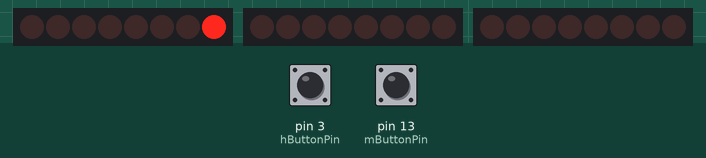
Bench run of a sketch on a simulated Arduino Uno, built with avr-gcc and run on an emulated ATmega328P. Shown: 3 × 8 shift-register outputs drawn as a row of LEDs (first output left, lit = HIGH). Wiring (inferred from the names in the program): 3 × shift register (74HC595): data pin 4, shift clock pin 6, latch pin 11 / data pin 7, shift clock pin 9, latch pin 8 / data pin 10, shift clock pin 12, latch pin 5. Wiring (inferred from the signals the program sends): 3 × row of LEDs: on Q0, Q1, Q2, Q3, Q4, Q5, Q6, Q7 / on Q0, Q1, Q2, Q3, Q4, Q5, Q6, Q7 / on Q0, Q1, Q2, Q3, Q4, Q5, Q6, Q7. Inputs (shaded band) come from the test bench; at power-on: pin 13 (mButtonPin) LOW, pin 3 (hButtonPin) LOW.

Above: at 1.6 s.
1.7 s: pin 13 (mButtonPin) pulled HIGH for 0.15 s
At 2.6 s:
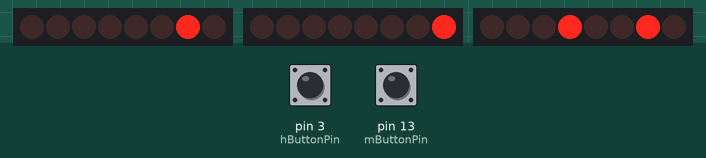
4.8 s: pin 3 (hButtonPin) pulled HIGH for 0.15 s
At 5.8 s:
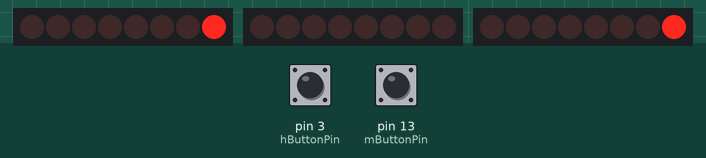
7.9 s: pin 13 (mButtonPin) pulled HIGH for 1 s
At 8.4 s:
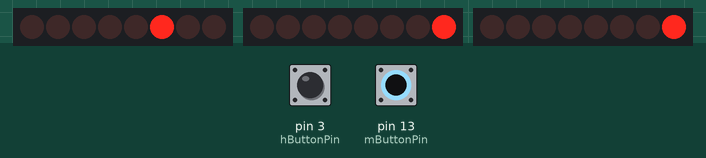
11.9 s: pin 3 (hButtonPin) pulled HIGH for 1 s
At 12.6 s:
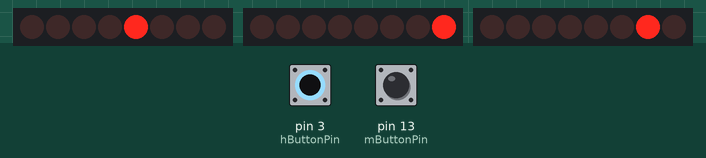
15.9 s: pin 13 (mButtonPin) pulled HIGH for 0.15 s
At 16.8 s:
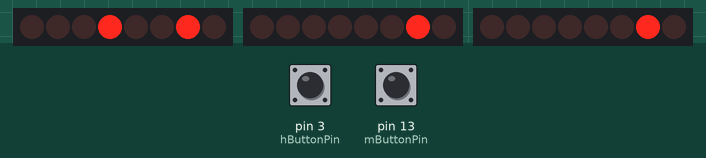
19.0 s: pin 3 (hButtonPin) pulled HIGH for 0.15 s
At 19.8 s:
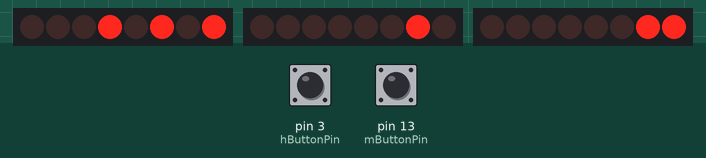
Timing chart, 0 to 26.5 s (numbered marks = the images above; inputs shaded):
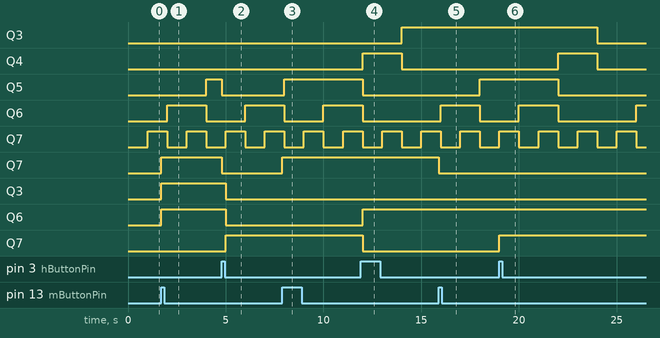

The sketch:

Clock_Sketch.ino
```cpp
/*
    Author: Alejandro Palacios (pamanes@gmail.com)
    Creation Date: Jan. 10, 2015
    Purpose:

    This is a clock program that pushes the time
    to Shift Registers in order to light up Nixie Tubes.

	H   H : M   M : S   S  (Nixies)
	|   |   |   |   |   |   (Rusian Driver has 10 output pins, each lighting up a number)
        D   D   D   D   D   D   (Russian Driver K155NA1)
	  \/      \/      \/    (4 pins to each Russian Driver)
	  SF3     SF2     SF1   (each shift register has 8 output pins - 74HC595)

    There are three Shift Registers, each controls two nixie tubes
*/

#include "common.h"
//define shifts pins for seconds
const int sDataPin = 4;
const int sLatchPin = 5;
const int sClockPin = 6;
//define shifts pins for minutes
const int mDataPin = 7;
const int mLatchPin = 8;
const int mClockPin = 9;
//define shifts pins for hours
const int hDataPin = 10;
const int hLatchPin = 11;
const int hClockPin = 12;
//pins for buttons
const int hButtonPin = 3;
const int mButtonPin = 13;
//buttons state
int hButtonState = 0;
int mButtonState = 0;
//flag when button released
qboolean hFlag = qtrue;
qboolean mFlag = qtrue;
//wat a sec each cycle
const int interval = 1000;
//keep track o ftime
unsigned long previousMillis = 0;
//this is to handle when millis resets
const unsigned long MAX = 4294967295;
//byte pushed out to shift registers
byte sLed = 0;
byte mLed = 0;
byte hLed = 0;

//clock variables, init at 12:00:00
int h = 12;
int m = 0;
int s = 0;

//define pins direction
void setup()
{
	//BUTTONS
	pinMode(hButtonPin, INPUT);
	pinMode(mButtonPin, INPUT);

	//SHIFTS
	pinMode(sLatchPin, OUTPUT);
	pinMode(sDataPin, OUTPUT);
	pinMode(sClockPin, OUTPUT);

	pinMode(mLatchPin, OUTPUT);
	pinMode(mDataPin, OUTPUT);
	pinMode(mClockPin, OUTPUT);

	pinMode(hLatchPin, OUTPUT);
	pinMode(hDataPin, OUTPUT);
	pinMode(hClockPin, OUTPUT);
}

//add either hour, minute or second
//and call ShowClock to refresh nixies
void clock(qboolean hAdd, qboolean mAdd, qboolean sAdd)
{
	if(hAdd == qtrue)
		h = h + 1;
	if(mAdd == qtrue)
		m = m + 1;
	if(sAdd == qtrue)
		s = s + 1;

	if(s>59){m = m + 1;s = 0;}
	if(m>59){h = h + 1;m = 0;}
	if(h>12){h = 1;m = 0;s = 0;}

	ShowClock();
}

//display to nixies
void ShowClock()
{
	//each shift register controls two nixies
	//split the value into two , then shift bits
	//of first digit and sum then update shifts
	sLed = (s % 10) + ((s / 10) << 4);
	mLed = (m % 10) + ((m / 10) << 4);
	hLed = (h % 10) + ((h / 10) << 4);

    UpdateShiftRegister();
}

void loop()
{
    // Get snapshot of time
    unsigned long currentMillis = millis();

    hButtonState = digitalRead(hButtonPin);//pin 3
    mButtonState = digitalRead(mButtonPin);//pin 13
    //flag for only processing one time when pressed
    if(!hFlag && hButtonState == LOW)
        hFlag = qtrue;
    if(!mFlag && mButtonState == LOW)
        mFlag = qtrue;
	//Note: They will be high and low randomly if not connected!

	//if hour button was pushed add hour
    if (hButtonState == HIGH && hFlag)
    {
        //add hour
        hFlag = qfalse;
        clock(qtrue, qfalse, qfalse);
    }
    //if minute button was pushed
    if (mButtonState == HIGH && mFlag)
    {
        //add minute
        mFlag = qfalse;
        clock(qfalse, qtrue, qfalse);
    }

	if ((unsigned long)(currentMillis - previousMillis) >= interval)
	{
	    clock(qfalse, qfalse, qtrue);
	    previousMillis = currentMillis;
	}
}
//shift out
void UpdateShiftRegister()
{
    digitalWrite(sLatchPin, LOW);
    shiftOut(sDataPin, sClockPin, LSBFIRST, sLed);
    digitalWrite(sLatchPin, HIGH);

    digitalWrite(mLatchPin, LOW);
    shiftOut(mDataPin, mClockPin, LSBFIRST, mLed);
    digitalWrite(mLatchPin, HIGH);

    digitalWrite(hLatchPin, LOW);
    shiftOut(hDataPin, hClockPin, LSBFIRST, hLed);
    digitalWrite(hLatchPin, HIGH);
}
```

common.h
```cpp
//this has to be outside the main sketch as library,
//otherwise I get compilation errors
#ifndef __COMMON_H__
#define __COMMON_H__
#ifndef __BYTEBOOL__
    #define __BYTEBOOL__
    typedef enum { qfalse, qtrue } qboolean;
    typedef unsigned char byte;
#endif
#endif
```
